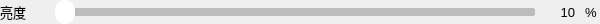
<?xml version="1.0" encoding="UTF-8"?>
<ui version="4.0">
 <class>mySlider</class>
 <widget class="QWidget" name="mySlider">
  <property name="geometry">
   <rect>
    <x>0</x>
    <y>0</y>
    <width>600</width>
    <height>24</height>
   </rect>
  </property>
  <property name="sizePolicy">
   <sizepolicy hsizetype="Expanding" vsizetype="Minimum">
    <horstretch>0</horstretch>
    <verstretch>0</verstretch>
   </sizepolicy>
  </property>
  <property name="minimumSize">
   <size>
    <width>0</width>
    <height>5</height>
   </size>
  </property>
  <property name="windowTitle">
   <string>Form</string>
  </property>
  <layout class="QHBoxLayout" name="horizontalLayout">
   <property name="spacing">
    <number>10</number>
   </property>
   <property name="leftMargin">
    <number>0</number>
   </property>
   <property name="topMargin">
    <number>0</number>
   </property>
   <property name="rightMargin">
    <number>0</number>
   </property>
   <property name="bottomMargin">
    <number>0</number>
   </property>
   <item>
    <widget class="QLabel" name="sliderTitle">
     <property name="sizePolicy">
      <sizepolicy hsizetype="Fixed" vsizetype="Preferred">
       <horstretch>0</horstretch>
       <verstretch>0</verstretch>
      </sizepolicy>
     </property>
     <property name="minimumSize">
      <size>
       <width>45</width>
       <height>0</height>
      </size>
     </property>
     <property name="maximumSize">
      <size>
       <width>45</width>
       <height>16777215</height>
      </size>
     </property>
     <property name="font">
      <font>
       <pointsize>10</pointsize>
      </font>
     </property>
     <property name="text">
      <string>亮度</string>
     </property>
    </widget>
   </item>
   <item>
    <widget class="QSlider" name="hSlider">
     <property name="sizePolicy">
      <sizepolicy hsizetype="Expanding" vsizetype="Expanding">
       <horstretch>0</horstretch>
       <verstretch>0</verstretch>
      </sizepolicy>
     </property>
     <property name="styleSheet">
      <string notr="true">/*horizontal ：水平QSlider*/
QSlider::groove:horizontal {
border: 0px solid #bbb;
}

/*1.滑动过的槽设计参数*/
QSlider::sub-page:horizontal {
background: rgb(210,170,116);
/*外环大小0px就是不显示，默认也是0*/
border: 0px solid #777;
 /*外环区域倒圆角度*/
border-radius: 2px;
 /*上遮住区域高度*/
margin-top:8px;
 /*下遮住区域高度*/
margin-bottom:8px;
/*width在这里无效，不写即可*/
}

/*2.未滑动过的槽设计参数*/
QSlider::add-page:horizontal {
background: rgb(188,188, 188);
/*外环大小0px就是不显示，默认也是0*/
border: 0px solid #777;
/*外环区域倒圆角度*/
border-radius: 2px;
 /*上遮住区域高度*/
margin-top:8px;
 /*下遮住区域高度*/
margin-bottom:8px;
}
 
/*3.平时滑动的滑块设计参数*/
QSlider::handle:horizontal {
/*滑块颜色*/
background: rgb(255,255,255);
/*滑块的宽度*/
width: 20px;
 /*滑块外环倒圆角度*/
border-radius: 10px; 
}</string>
     </property>
     <property name="orientation">
      <enum>Qt::Horizontal</enum>
     </property>
    </widget>
   </item>
   <item>
    <widget class="QLabel" name="sliderNum">
     <property name="sizePolicy">
      <sizepolicy hsizetype="Minimum" vsizetype="Preferred">
       <horstretch>0</horstretch>
       <verstretch>0</verstretch>
      </sizepolicy>
     </property>
     <property name="minimumSize">
      <size>
       <width>30</width>
       <height>0</height>
      </size>
     </property>
     <property name="maximumSize">
      <size>
       <width>30</width>
       <height>16777215</height>
      </size>
     </property>
     <property name="font">
      <font>
       <pointsize>10</pointsize>
      </font>
     </property>
     <property name="contextMenuPolicy">
      <enum>Qt::NoContextMenu</enum>
     </property>
     <property name="layoutDirection">
      <enum>Qt::RightToLeft</enum>
     </property>
     <property name="styleSheet">
      <string notr="true">text-align:right;</string>
     </property>
     <property name="text">
      <string>10</string>
     </property>
     <property name="alignment">
      <set>Qt::AlignRight|Qt::AlignTrailing|Qt::AlignVCenter</set>
     </property>
    </widget>
   </item>
   <item>
    <widget class="QLabel" name="sliderUnit">
     <property name="sizePolicy">
      <sizepolicy hsizetype="Fixed" vsizetype="Preferred">
       <horstretch>0</horstretch>
       <verstretch>0</verstretch>
      </sizepolicy>
     </property>
     <property name="minimumSize">
      <size>
       <width>15</width>
       <height>0</height>
      </size>
     </property>
     <property name="maximumSize">
      <size>
       <width>15</width>
       <height>16777215</height>
      </size>
     </property>
     <property name="font">
      <font>
       <pointsize>10</pointsize>
      </font>
     </property>
     <property name="text">
      <string>%</string>
     </property>
    </widget>
   </item>
  </layout>
 </widget>
 <resources/>
 <connections/>
</ui>
